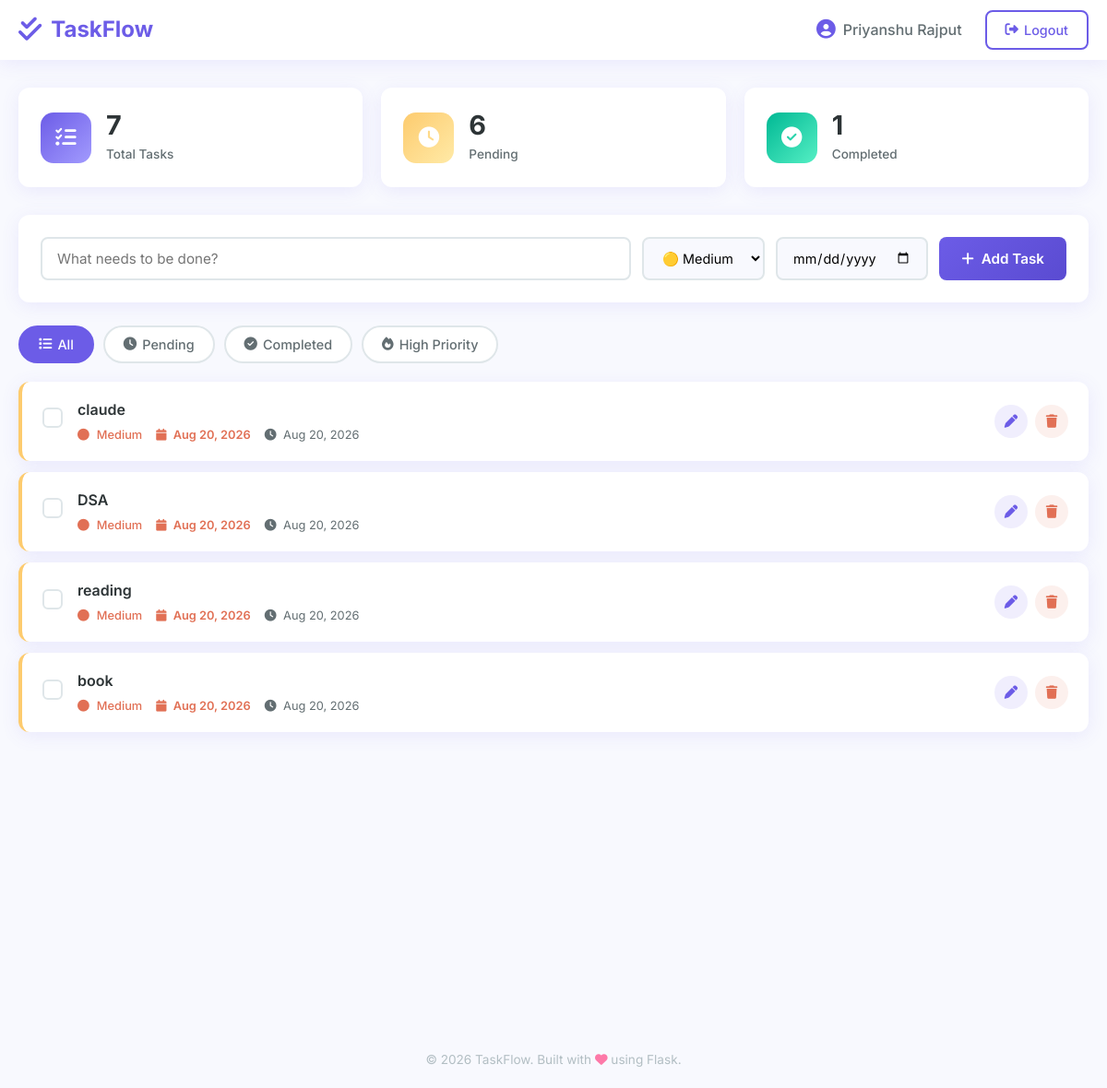
Screenshot of /tasks/ (signed in) with the database file from the repository.
### app/models.py (models this page shows, shortened)
class User(UserMixin, db.Model):
    __tablename__ = 'users'
    id = db.Column(db.Integer, primary_key=True)
    username = db.Column(db.String(80), unique=True, nullable=False, index=True)
    email = db.Column(db.String(120), unique=True, nullable=False, index=True)
    password_hash = db.Column(db.String(256), nullable=False)
    created_at = db.Column(db.DateTime, default=datetime.utcnow)
    tasks = db.relationship('Task', backref='owner', lazy=True, cascade='all, delete-orphan')

class Task(db.Model):
    __tablename__ = 'tasks'
    id = db.Column(db.Integer, primary_key=True)
    title = db.Column(db.String(200), nullable=False)
    description = db.Column(db.Text, nullable=True)
    completed = db.Column(db.Boolean, default=False)
    priority = db.Column(db.String(20), default='medium')  # low, medium, high
    due_date = db.Column(db.Date, nullable=True)
    created_at = db.Column(db.DateTime, default=datetime.utcnow)
    updated_at = db.Column(db.DateTime, default=datetime.utcnow, onupdate=datetime.utcnow)
    user_id = db.Column(db.Integer, db.ForeignKey('users.id'), nullable=False)

### app/routes/tasks.py (the view)
@tasks_bp.route('/')
@login_required
def tasks():
    user_tasks = Task.query.filter_by(user_id=current_user.id).order_by(
        Task.completed.asc(),
        Task.priority.desc(),
        Task.created_at.desc()
    ).all()
    return render_template('tasks.html', tasks=user_tasks, now=date.today())

### app/__init__.py (called while the page is built)
@login_manager.user_loader
def load_user(user_id):
    from app.models import User
    return User.query.get(int(user_id))

### app/templates/tasks.html (shortened to what this page needs)
{% extends "base.html" %}
{% block content %}
<div class="tasks-container">
    <div class="stats-grid">
        <div class="stat-card stat-total">
            <div class="stat-icon"><i class="fas fa-tasks"></i></div>
            <div class="stat-info">
                <span class="stat-number" id="totalTasks">{{ tasks|length if tasks else 0 }}</span>
                <span class="stat-label">Total Tasks</span>
            </div>
        </div>
        <div class="stat-card stat-pending">
            <div class="stat-icon"><i class="fas fa-clock"></i></div>
            <div class="stat-info">
                <span class="stat-number" id="pendingTasks">0</span>
                <span class="stat-label">Pending</span>
            </div>
        </div>
        <div class="stat-card stat-completed">
            <div class="stat-icon"><i class="fas fa-check-circle"></i></div>
            <div class="stat-info">
                <span class="stat-number" id="completedTasks">0</span>
                <span class="stat-label">Completed</span>
            </div>
        </div>
    </div>
    <div class="add-task-section">
        <form method="POST" action="{{ url_for('tasks.add_task') }}" class="add-task-form" id="addTaskForm">
            <div class="add-task-input-group">
                <input type="text" name="title" placeholder="What needs to be done?" required id="taskTitle">
                <select name="priority" id="taskPriority">
                    <option value="medium" selected>🟡 Medium</option>
                </select>
                <input type="date" name="due_date" id="taskDueDate">
                <button type="submit" class="btn btn-primary">
                    <i class="fas fa-plus"></i> Add Task
                </button>
            </div>
        </form>
    </div>
    <div class="filter-tabs">
        <button class="filter-btn active" data-filter="all">
            <i class="fas fa-list"></i> All
        </button>
        <button class="filter-btn" data-filter="pending">
            <i class="fas fa-clock"></i> Pending
        </button>
        <button class="filter-btn" data-filter="completed">
            <i class="fas fa-check-circle"></i> Completed
        </button>
        <button class="filter-btn" data-filter="high">
            <i class="fas fa-fire"></i> High Priority
        </button>
    </div>
    <div class="task-list" id="taskList">
        {% if tasks %}
            {% for task in tasks %}
            <div class="task-item {{ 'completed' if task.completed else '' }}" data-priority="{{ task.priority }}" data-completed="{{ task.completed }}">
                <div class="task-checkbox">
                    <input type="checkbox" class="task-check" data-task-id="{{ task.id }}" {{ 'checked' if task.completed }}>
                </div>
                <div class="task-content">
                    <h3 class="task-title">{{ task.title }}</h3>
                    <div class="task-meta">
                        <span class="task-priority priority-{{ task.priority }}">
                            <i class="fas fa-circle"></i> {{ task.priority|capitalize }}
                        </span>
                        {% if task.due_date %}
                        <span class="task-due {{ 'overdue' if task.due_date < now }}">
                            <i class="fas fa-calendar"></i> {{ task.due_date.strftime('%b %d, %Y') }}
                        </span>
                        {% endif %}
                        <span class="task-date">
                            <i class="fas fa-clock"></i> {{ task.created_at.strftime('%b %d, %Y') if task.created_at else '' }}
                        </span>
                    </div>
                </div>
                <div class="task-actions">
                    <button class="btn-icon btn-edit" onclick="editTask({{ task.id }}, '{{ task.title }}')" title="Edit">
                        <i class="fas fa-pen"></i>
                    </button>
                    <form method="POST" action="{{ url_for('tasks.delete_task', task_id=task.id) }}" style="display:inline;">
                        <button type="submit" class="btn-icon btn-delete" title="Delete" onclick="return confirm('Delete this task?')">
                            <i class="fas fa-trash"></i>
                        </button>
                    </form>
                </div>
            </div>
            {% endfor %}
        {% else %}
            <div class="empty-state">
                <i class="fas fa-clipboard-list"></i>
                <h2>No tasks yet</h2>
                <p>Add your first task above to get started!</p>
            </div>
        {% endif %}
    </div>
</div>
{% endblock %}

### app/templates/base.html (shortened to what this page needs)
<!DOCTYPE html>
<html lang="en">
<head>
    <link rel="stylesheet" href="{{ url_for('static', filename='css/style.css') }}">
    <link rel="stylesheet" href="https://cdnjs.cloudflare.com/ajax/libs/font-awesome/6.4.0/css/all.min.css">
</head>
<body>
    <nav class="navbar">
        <div class="nav-container">
            <a href="{{ url_for('tasks.tasks') }}" class="nav-brand">
                <i class="fas fa-check-double"></i>
                <span>TaskFlow</span>
            </a>
            <div class="nav-links">
                {% if current_user.is_authenticated %}
                    <span class="nav-user">
                        <i class="fas fa-user-circle"></i>
                        {{ current_user.username }}
                    </span>
                    <a href="{{ url_for('auth.logout') }}" class="nav-btn nav-btn-outline">
                        <i class="fas fa-sign-out-alt"></i> Logout
                    </a>
                {% else %}
                    <a href="{{ url_for('auth.login') }}" class="nav-btn nav-btn-outline">Login</a>
                    <a href="{{ url_for('auth.register') }}" class="nav-btn nav-btn-primary">Register</a>
                {% endif %}
            </div>
        </div>
    </nav>
    <main class="main-content">
        {% block content %}{% endblock %}
    </main>
    <footer class="footer">
        <p>&copy; 2026 TaskFlow. Built with <i class="fas fa-heart"></i> using Flask.</p>
    </footer>
</body>
</html>

### rows the page displays
User: username "Priyanshu Rajput"
Task: title "claude", priority "Medium", due_date "Aug 20, 2026", created_at "Aug 20, 2026"
Task: title "DSA", priority "Medium", due_date "Aug 20, 2026", created_at "Aug 20, 2026"
Task: title "reading", priority "Medium", due_date "Aug 20, 2026", created_at "Aug 20, 2026"
Task: title "book", priority "Medium", due_date "Aug 20, 2026", created_at "Aug 20, 2026"

### other values shown
{{ tasks|length if tasks else 0 }} "7"
